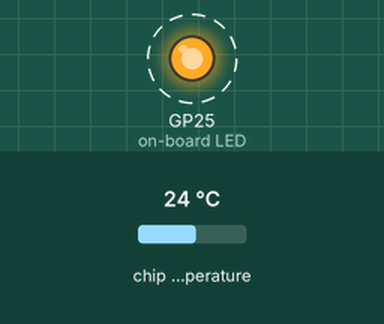
Recording of a program running on a simulated Raspberry Pi Pico running MicroPython. Parts: output pins drawn as LEDs (lit = HIGH). Dashed ring = blinking. Inputs (shaded band) come from the test bench; at power-on: chip temperature 24 °C. What the program prints to the serial console is not drawn.

Above: at 0.3 s.
Timing chart, 0 to 3.0 s (numbered marks = the images above):
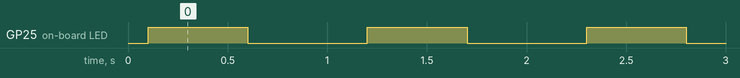

The program:

picowdiag.py
```python
# Archivo de diagnostico cuando recibe una pico desauseada del Sistemas Programables 22AB
# previamente importe el PICOZERO a la libreria manualmente en el Thonny

# Quitar el ahorro de energia del CHIP, full power
import rp2
rp2.country('MX')
import network
wlan = network.WLAN(network.STA_IF)
wlan.active(True)
wlan.config(pm = 0xa11140)

# Preparar el templete del diagnostico
import ubinascii
wlan = network.WLAN(network.STA_IF)
wlan.active(True)
mac = ubinascii.hexlify(network.WLAN().config('mac'),':').decode()
print(mac)

# Other things you can query
print('Channel: ',wlan.config('channel'))
print('essid', wlan.config('essid'))
print('txpower',wlan.config('txpower'))

# Choose View -> Plotter in Thonny to see a graph of the results

from time import sleep
from picozero import pico_temp_sensor
# LED
from picozero import pico_led
from time import sleep

while True:
    print(pico_temp_sensor.temp)
    sleep(0.1)
    pico_led.on()
    sleep(0.5)
    pico_led.off()
    sleep(0.5)
```

Measured:
- by itself, GP25 (on-board LED): alternates HIGH for 0.50 s and LOW for 0.60 s
